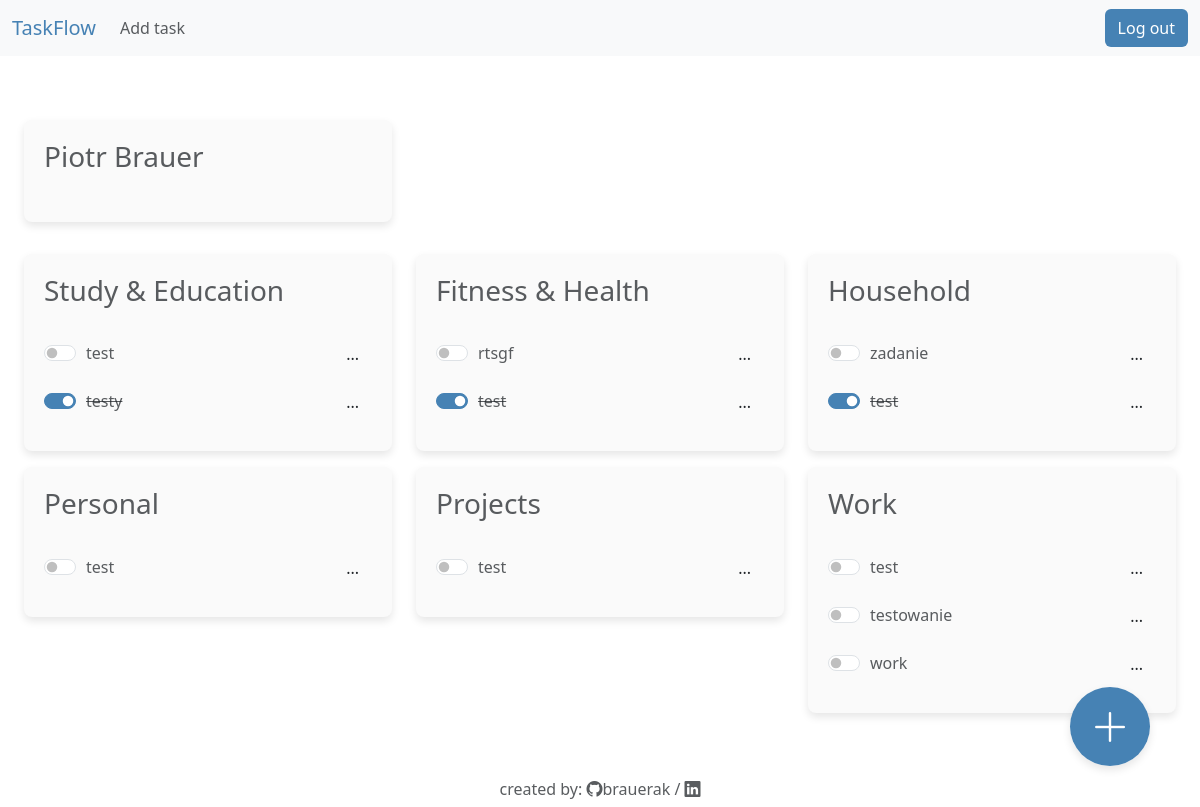
Page / (signed in) on the earlier database version.
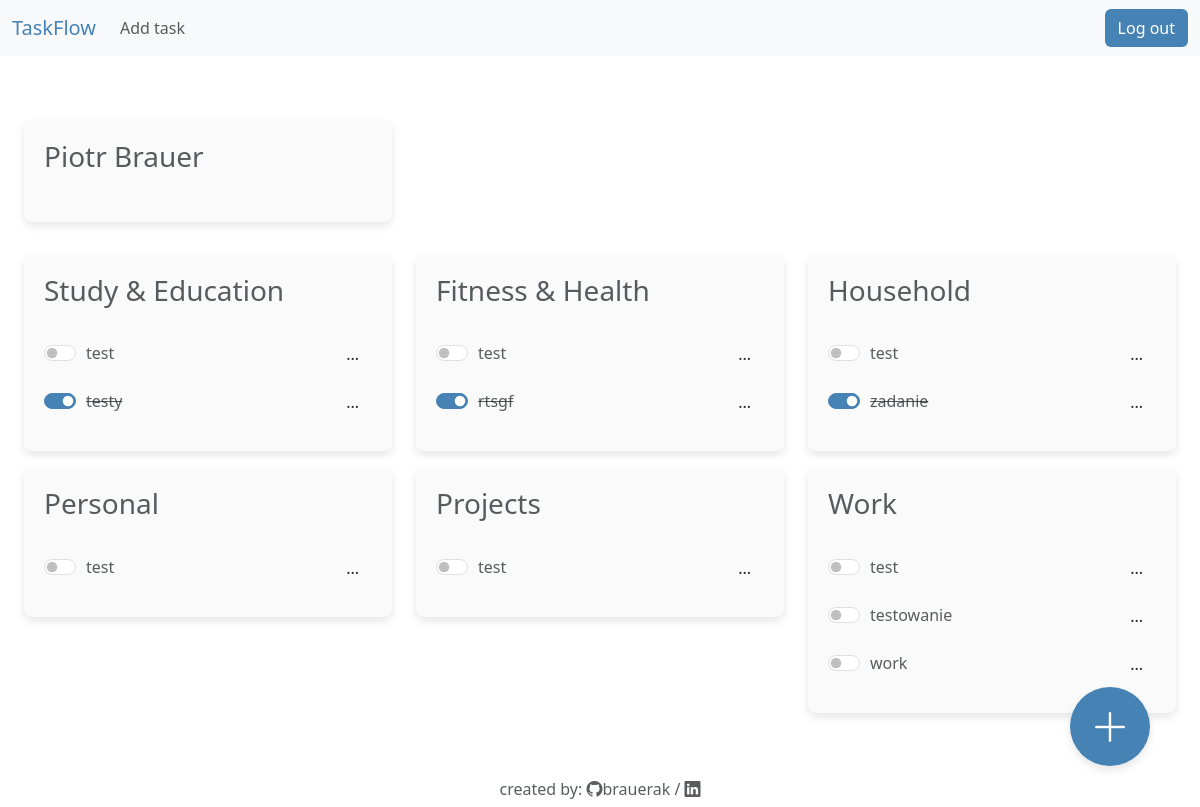
Same page on the later database version.
### models.py (models this page shows)
class User(Base):
    __tablename__ = 'users'
    id = Column(Integer, primary_key=True)
    email = Column(String)
    password = Column(String(128))
    first_name = Column(String)
    last_name = Column(String)
    created_at = Column(DateTime, default=datetime.utcnow)
    tasks = relationship("Task", back_populates="user")

class Task(Base):
    __tablename__ = 'tasks'
    id = Column(Integer, primary_key=True)
    user_id = Column(Integer, ForeignKey('users.id'))
    title = Column(String)
    description = Column(String, default='none')
    category = Column(Enum(Categories))
    completed = Column(Boolean, default=False)
    priority = Column(Enum(PriorityLevel))
    created_at = Column(DateTime, default=datetime.utcnow)
    user = relationship("User", back_populates="tasks")

### app.py (the view)
@app.route("/")
@login_required
def index():
    if "user_id" in session:
        user_id = session["user_id"]
        user_data = db_session.query(User).filter_by(id=user_id).all()
        tasks = db_session.query(Task).filter_by(user_id=user_id).order_by( Task.category, Task.completed).all()
        tasks_by_category = defaultdict(list)
        for task in tasks:
            tasks_by_category[task.category.value].append(task)
        return render_template("index.html", user_data=user_data, tasks_by_category=tasks_by_category)
    else:
        return redirect("login.html")

### helpers.py (called while the page is built)
def login_required(f):
    @wraps(f)
    def decorated_function(*args, **kwargs):
        if session.get("user_id") is None:
            return redirect("/login")
        return f(*args, **kwargs)
    return decorated_function

### templates/index.html (shortened to what this page needs)
{% extends "layout.html" %}
{% block login %}
<a class="btn" style="background-color: steelblue; color: white;" href="/logout">Log out</a>
{% endblock %}
{% block main %}
<div class="container-fluid mt-3">
  <div class="row justify-content-start mb-3">
    <div class="col-md-4 mb-3">
      <div class="task-list">
        <header class="task-list-header text-center text-muted">
          {% if user_data %}
            {% for user in user_data %}
                <h3>{{ user.first_name }} {{ user.last_name }}</h3>
            {% endfor %}
          {% endif %}
        </header>
      </div>
    </div>
  </div>
  <div class="row">
    {% for category_name, tasks in tasks_by_category.items() %}
        {% if tasks %}
        <div class="col-md-4 mb-3">
        <div class="task-list">
            <header class="task-list-header text-muted">
            <h3>{{ category_name }}</h3>
            </header>
            <ul class="tasks">
                {% for task in tasks %}
                <li class="task">
                <form class="form-check form-switch" action="{{ url_for('toggle_task', task_id=task.id) }}" method="post">
                    <input class="form-check-input" type="checkbox" role="switch" id="task-{{ task.id }}" onchange="this.form.submit()"{{ 'checked' if task.completed}}>
                    <label class="form-check-label {{ 'task-completed' if task.completed }} text-muted" for="task-{{ task.id }}">{{ task.title }}</label>
                </form>
                <button
                type="button"
                class="btn"
                data-bs-toggle="modal"
                data-bs-target="#taskModal-{{ task.id }}"
                >
                ...
                </button>
            </li>
            {% endfor %}
            </ul>
        </div>
        </div>
        {% endif %}
    {% endfor %}
  </div>
</div>
<div class="add_icon">
  <a class="bi bi-plus-lg" href="/addtask"></a>
</div>
{% endblock %}

### templates/layout.html (shortened to what this page needs)
<!DOCTYPE html>
<html lang="en">
  <head>
      <link rel="stylesheet" href="{{ url_for('static', filename='styles.css') }}">
      <link href="https://cdn.jsdelivr.net/npm/bootstrap@5.3.2/dist/css/bootstrap.min.css" rel="stylesheet">
      <link rel="stylesheet" href="https://cdn.jsdelivr.net/npm/bootstrap-icons@1.11.2/font/bootstrap-icons.min.css">
  </head>
  <body>
    <nav class="navbar navbar-expand-lg bg-body-tertiary">
      <div class="container-fluid">
        <a class="navbar-brand" style="color: steelblue;" href="/">TaskFlow</a>
        <div class="collapse navbar-collapse" id="navbarSupportedContent">
          <ul class="navbar-nav me-auto mb-2 mb-lg-0">
            <li class="nav-item">
              <a class="nav-link active text-muted" aria-current="page" href="/addtask">Add task</a>
            </li>
        </div>
        <div class="d-grid gap-2 d-md-flex justify-content-md-end">
        {% block login %}{% endblock %}
        </div>
      </div>
    </nav>
      <main class="container-fluid py-5 text-center">
        {% block main %}{% endblock %}
      </main>
    <footer class="text-center text-muted" style="height: 30px;">
      created by:
      <a class="bi bi-github text-muted bottom-0" href="https://github.com/brauerak">brauerak</a>
      /
      <a class="bi bi-linkedin text-muted" href="/"></a>
    </footer>
  </body>
</html>

### static/styles.css (style rules this page uses)
* { color: black; }
nav { background-color: #fafafa; }
.add_icon { position: fixed; bottom: 50px; right: 50px; }
.bi-plus-lg { cursor: pointer; font-size: 40px; padding: 0.75rem 1.25rem; z-index: 1050; border-radius: 50%; box-shadow: 0 4px 8px rgba(0, 0, 0, 0.1); color: white; font-weight: bold; background-color: steelblue; }
.bi-github { color: black; text-decoration: none; }
.task-list { background: #fafafa; border-radius: 8px; box-shadow: 0 4px 8px rgba(0, 0, 0, 0.1); padding: 20px; max-width: 400px; margin: auto; }
.task-list-header { display: flex; justify-content: space-between; align-items: center; margin-bottom: 20px; }
.tasks { list-style: none; padding: 0; margin: 0; }
.task { display: flex; align-items: center; justify-content: space-between; margin-bottom: 10px; }
.task-completed { text-decoration: line-through; color: #808080; }
.task input[type="checkbox"] { margin-right: 10px; }
.task label { flex-grow: 1; }
.form-switch .form-check-input:checked { background-color: steelblue; border-color: steelblue; }
.form-check-input + .form-check-label::before { background-color: #fff; }

Differences in the rows shown:
changed Task (number 3 of 11 on the later page): id "☑" → "☐"; completed True → False (drawn); moves up the list
changed Task "rtsgf": id "☐" → "☑"; completed False → True (drawn)
changed Task (number 5 of 11 on the later page): id "☑" → "☐"; completed True → False (drawn); moves up the list
changed Task "zadanie": id "☐" → "☑"; completed False → True (drawn)
